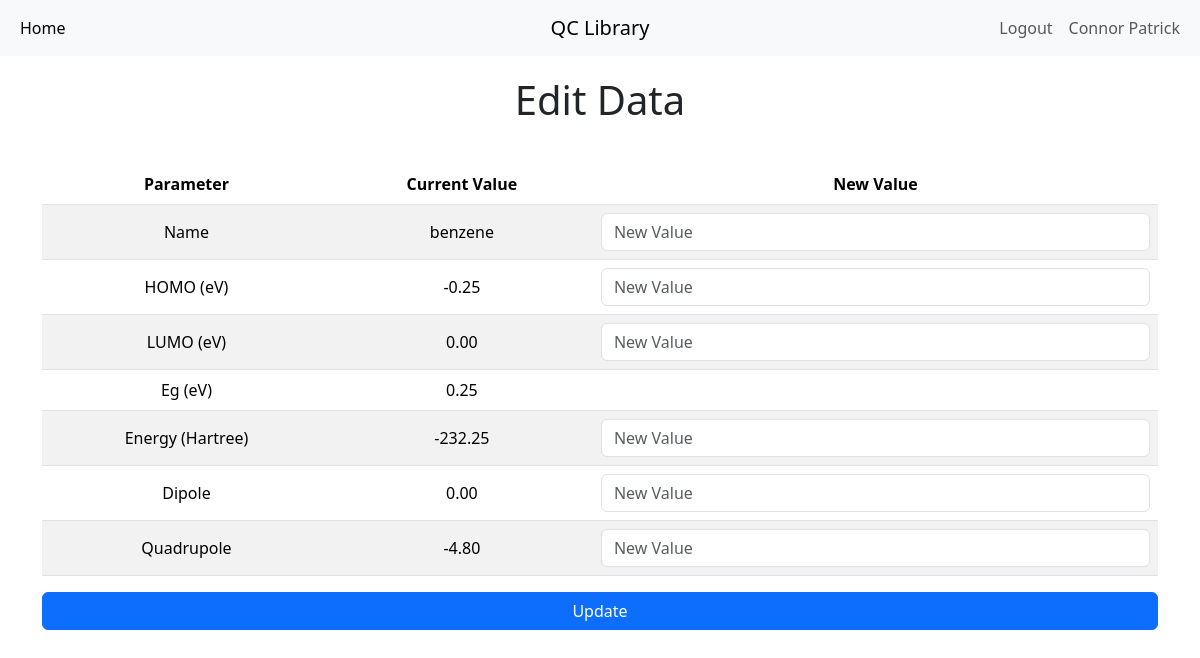
/edit?id=1 (signed in), run on an earlier commit of the app's database.
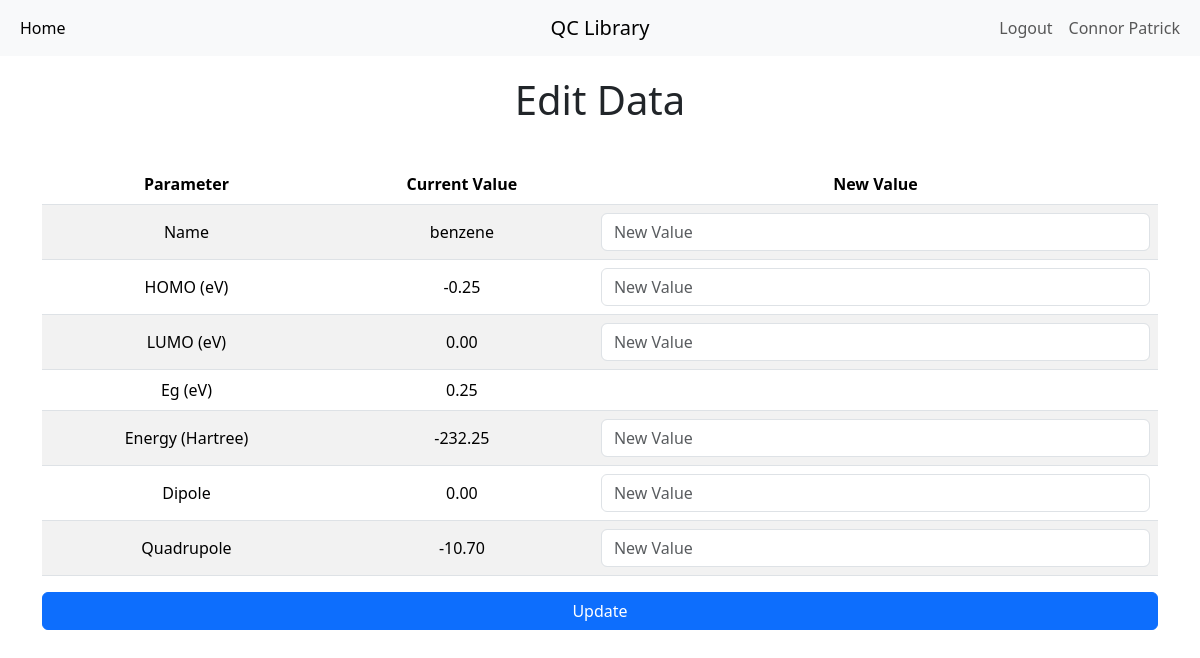
And on a later commit of the database.
### main.py (models this page shows)
class QC_data(db.Model):
    __tablename__ = "data"
    id: Mapped[int] = mapped_column(Integer, primary_key=True)
    qc_name: Mapped[str] = mapped_column(String(250), unique=True, nullable=False)
    HOMO: Mapped[Decimal] = mapped_column(Numeric(5, 2), nullable=False)
    LUMO: Mapped[Decimal] = mapped_column(Numeric(5, 2), nullable=False)
    Eg: Mapped[Decimal] = mapped_column(Numeric(5, 2), nullable=False)
    Energy: Mapped[Decimal] = mapped_column(Numeric(5, 2), nullable=False)
    Dipole: Mapped[Decimal] = mapped_column(Numeric(5, 2), nullable=False)
    Quadrupole: Mapped[Decimal] = mapped_column(Numeric(5, 2), nullable=False)

### main.py (the view, shortened to what this page needs)
@app.route("/edit", methods=["GET", "POST"])
def edit():
    if current_user.is_authenticated:
        data_id = request.args.get("id")
        data_selected = db.get_or_404(QC_data, data_id)
        return render_template("edit.html", data=data_selected)
    else:
        flash("Please authenticate to edit data.")
        return redirect(url_for("login"))

### main.py (called while the page is built)
@login_manager.user_loader
def load_user(user_id):
    return db.get_or_404(User, user_id)

### templates/edit.html (shortened to what this page needs)
{% extends "base.html" %}
{% block content %}
<div class="container">
  <h1 class="text-center" style="margin-top: 20px; margin-bottom: 40px;">Edit Data</h1>
  <form action="{{ url_for('edit') }}" method="POST">
    <table class="table table-striped table-hover table-responsive text-center align-middle">
      <thead>
        <tr>
          <th scope="col">Parameter</th>
          <th scope="col">Current Value</th>
          <th scope="col">New Value</th>
        </tr>
      </thead>
      <tbody>
      <tr>
        <td scope="row">Name</td>
        <td scope="row">{{data.qc_name}}</td>
          <td>
            <input class="form-control" name="qc_name" type="text" placeholder="New Value" />
          </td>
        </tr>
        <tr>
          <td scope="row">HOMO (eV)</td>
          <td scope="row">{{data.HOMO}}</td>
          <td>
            <input class="form-control" name="HOMO" type="text" placeholder="New Value" />
          </td>
        </tr>
        <tr>
          <td scope="row">LUMO (eV)</td>
          <td scope="row">{{data.LUMO}}</td>
          <td>
            <input class="form-control" name="LUMO" type="text" placeholder="New Value" />
          </td>
        </tr>
        <tr>
          <td scope="row">Eg (eV)</td>
          <td scope="row">{{data.Eg}}</td>
          <td scope="row"></td>
        </tr>
        <tr>
          <td scope="row">Energy (Hartree)</td>
          <td scope="row">{{data.Energy}}</td>
          <td>
            <input class="form-control" name="Energy" type="text" placeholder="New Value" />
          </td>
        </tr>
        <tr>
          <td scope="row">Dipole</td>
          <td scope="row">{{data.Dipole}}</td>
          <td>
            <input class="form-control" name="Dipole" type="text" placeholder="New Value" />
          </td>
        </tr>
        <tr>
          <td scope="row">Quadrupole</td>
          <td scope="row">{{data.Quadrupole}}</td>
          <td>
            <input class="form-control" name="Quadrupole" type="text" placeholder="New Value" />
          </td>
        </tr>
      </tbody>
    </table>
    <button class="btn btn-primary w-100" type="submit">Update</button>
  </form>
</div>
{% endblock %}

What changed in the data, as far as the page shows it:
changed QC_data "benzene": Quadrupole "-4.80" → "-10.70"
